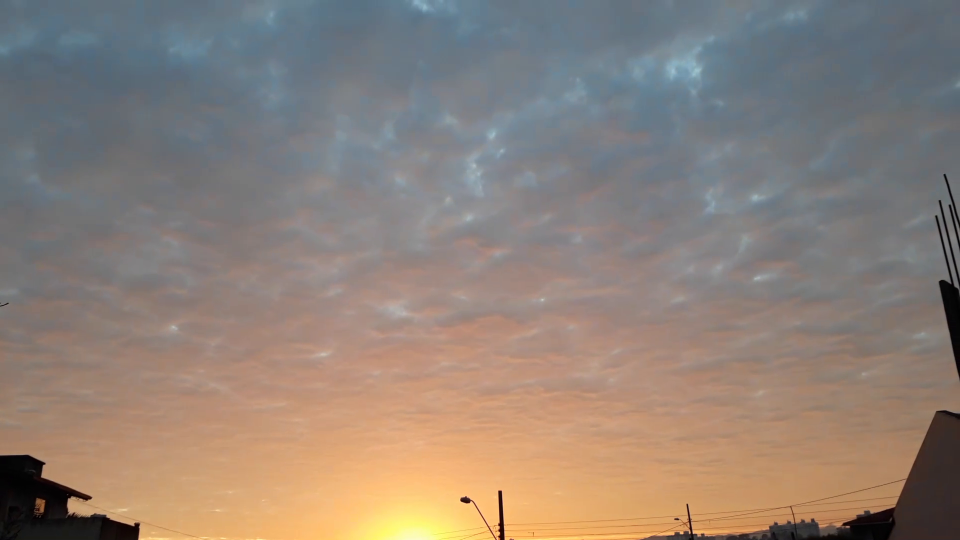
#> input picture frame 17 of video.mp4, 1920 x 1080 px (shown at 1/2 size)
$ python video_pretoEbranco.py
#> lines starting #> are read from the running program, lines starting #| are printed output that depends on the picture
# 3. Converta o v韉eo para preto-e-branco (GrayScale);

import numpy as np
import cv2

cap = cv2.VideoCapture("video.mp4")
cap.isOpened()

while(cap.isOpened()):
   ret, frame = cap.read()
#> frame is the input picture: shape (1080, 1920, 3); mean B, G, R 119.9, 129.2, 142.4

   gray = cv2.cvtColor(frame, cv2.COLOR_BGR2GRAY)
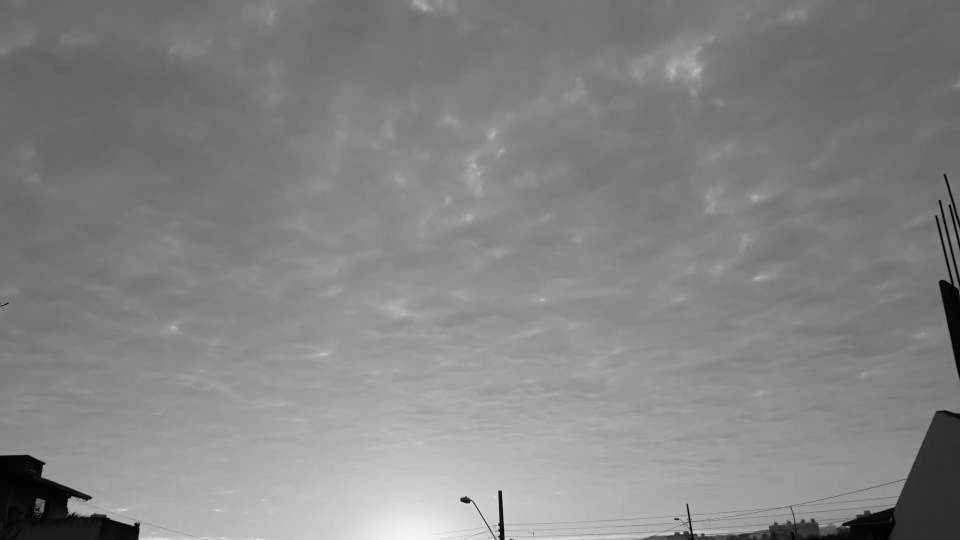
#> gray: shape (1080, 1920) (shown at 1/2 size); min 0, max 245, mean 132

   cv2.imshow('frame',gray)
   if cv2.waitKey(1) & 0xFF == ord('q'):
#> (key q is pressed here)
     break

cap.release()
cv2.destroyAllWindows()

$ run again, starting later in the video
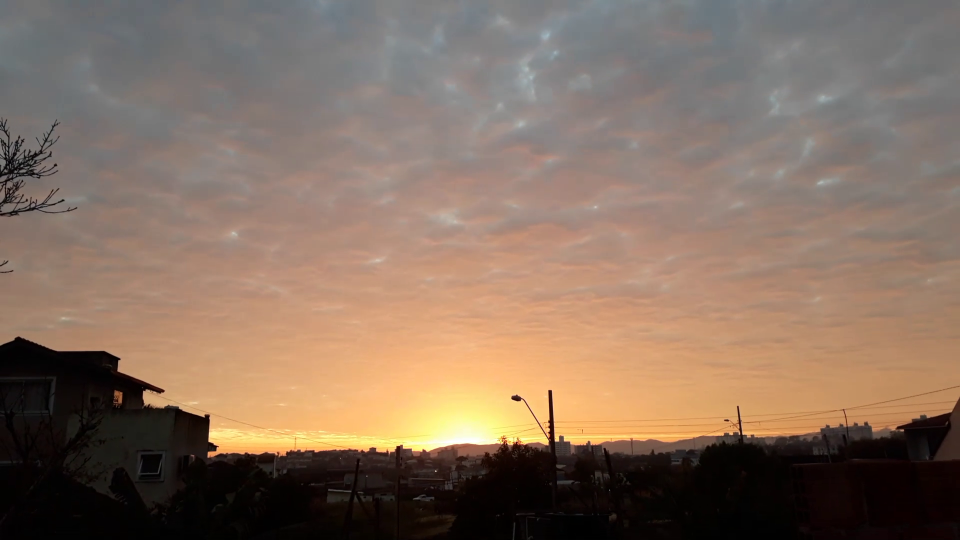
#> input picture frame 139 of video.mp4, 1920 x 1080 px (shown at 1/2 size)
#> frame is the input picture: shape (1080, 1920, 3); mean B, G, R 96, 111.5, 132.6
#> `gray = cv2.cvtColor(frame, cv2.COLOR_BGR2GRAY)`:
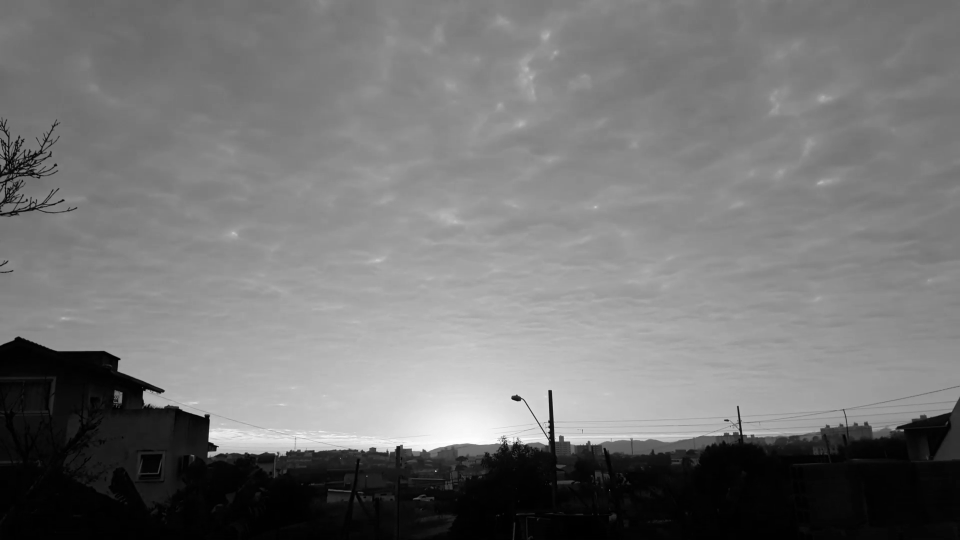
#> gray: shape (1080, 1920) (shown at 1/2 size); min 0, max 255, mean 116
